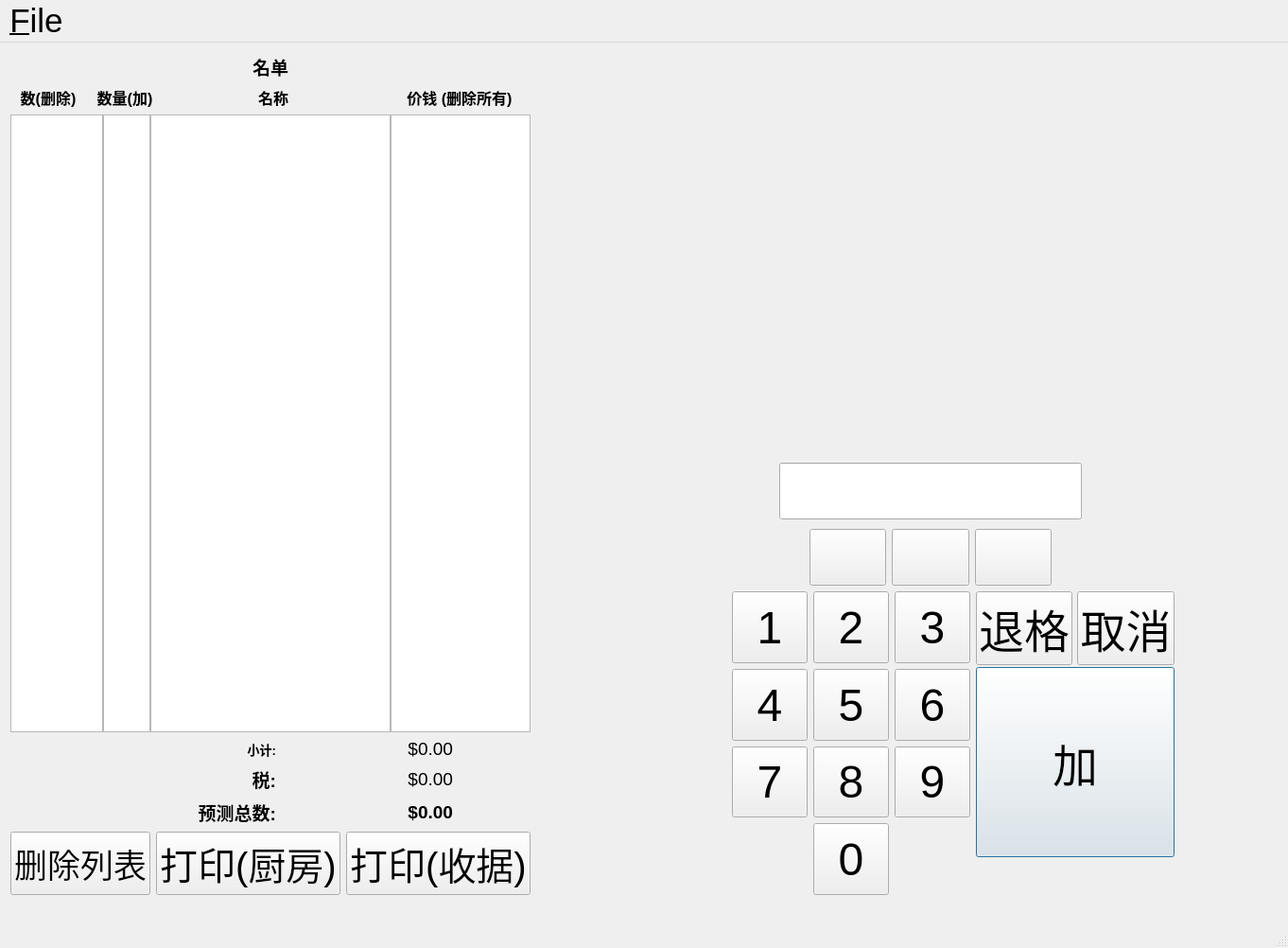
<?xml version="1.0" encoding="UTF-8"?>
<ui version="4.0">
 <class>MainWindow</class>
 <widget class="QMainWindow" name="MainWindow">
  <property name="geometry">
   <rect>
    <x>0</x>
    <y>0</y>
    <width>1362</width>
    <height>1002</height>
   </rect>
  </property>
  <property name="font">
   <font>
    <pointsize>26</pointsize>
   </font>
  </property>
  <property name="windowTitle">
   <string>Dynasty Selector (developed by kabicin using the Qt Framework)</string>
  </property>
  <property name="windowIcon">
   <iconset>
    <normaloff>../../Desktop/dh/res/dhlogo.png</normaloff>../../Desktop/dh/res/dhlogo.png</iconset>
  </property>
  <widget class="QWidget" name="centralWidget">
   <layout class="QHBoxLayout" name="horizontalLayout_3">
    <item>
     <layout class="QVBoxLayout" name="verticalLayout_2">
      <item>
       <layout class="QHBoxLayout" name="horizontalLayout_4">
        <item>
         <spacer name="horizontalSpacer_5">
          <property name="orientation">
           <enum>Qt::Horizontal</enum>
          </property>
          <property name="sizeHint" stdset="0">
           <size>
            <width>40</width>
            <height>20</height>
           </size>
          </property>
         </spacer>
        </item>
        <item>
         <widget class="QLabel" name="label">
          <property name="sizePolicy">
           <sizepolicy hsizetype="Maximum" vsizetype="Maximum">
            <horstretch>0</horstretch>
            <verstretch>0</verstretch>
           </sizepolicy>
          </property>
          <property name="font">
           <font>
            <pointsize>14</pointsize>
            <weight>75</weight>
            <bold>true</bold>
            <underline>false</underline>
           </font>
          </property>
          <property name="text">
           <string>名单</string>
          </property>
         </widget>
        </item>
        <item>
         <spacer name="horizontalSpacer_6">
          <property name="orientation">
           <enum>Qt::Horizontal</enum>
          </property>
          <property name="sizeHint" stdset="0">
           <size>
            <width>40</width>
            <height>20</height>
           </size>
          </property>
         </spacer>
        </item>
       </layout>
      </item>
      <item>
       <layout class="QHBoxLayout" name="horizontalLayout_8">
        <item>
         <widget class="QLabel" name="labelItemIdMinus">
          <property name="sizePolicy">
           <sizepolicy hsizetype="Maximum" vsizetype="Preferred">
            <horstretch>0</horstretch>
            <verstretch>0</verstretch>
           </sizepolicy>
          </property>
          <property name="maximumSize">
           <size>
            <width>80</width>
            <height>16777215</height>
           </size>
          </property>
          <property name="font">
           <font>
            <pointsize>12</pointsize>
            <weight>75</weight>
            <italic>false</italic>
            <bold>true</bold>
           </font>
          </property>
          <property name="text">
           <string>数(删除)</string>
          </property>
          <property name="alignment">
           <set>Qt::AlignCenter</set>
          </property>
         </widget>
        </item>
        <item>
         <widget class="QLabel" name="labelQuantityAdd">
          <property name="sizePolicy">
           <sizepolicy hsizetype="Maximum" vsizetype="Preferred">
            <horstretch>0</horstretch>
            <verstretch>0</verstretch>
           </sizepolicy>
          </property>
          <property name="minimumSize">
           <size>
            <width>49</width>
            <height>0</height>
           </size>
          </property>
          <property name="maximumSize">
           <size>
            <width>70</width>
            <height>16777215</height>
           </size>
          </property>
          <property name="font">
           <font>
            <pointsize>12</pointsize>
            <weight>75</weight>
            <bold>true</bold>
           </font>
          </property>
          <property name="text">
           <string>数量(加)</string>
          </property>
          <property name="alignment">
           <set>Qt::AlignCenter</set>
          </property>
         </widget>
        </item>
        <item>
         <widget class="QLabel" name="label_7">
          <property name="maximumSize">
           <size>
            <width>16777215</width>
            <height>20</height>
           </size>
          </property>
          <property name="font">
           <font>
            <pointsize>12</pointsize>
            <weight>75</weight>
            <bold>true</bold>
           </font>
          </property>
          <property name="text">
           <string>名称</string>
          </property>
          <property name="alignment">
           <set>Qt::AlignCenter</set>
          </property>
         </widget>
        </item>
        <item>
         <widget class="QLabel" name="labelPriceDelete">
          <property name="sizePolicy">
           <sizepolicy hsizetype="Maximum" vsizetype="Preferred">
            <horstretch>0</horstretch>
            <verstretch>0</verstretch>
           </sizepolicy>
          </property>
          <property name="minimumSize">
           <size>
            <width>150</width>
            <height>20</height>
           </size>
          </property>
          <property name="maximumSize">
           <size>
            <width>150</width>
            <height>20</height>
           </size>
          </property>
          <property name="font">
           <font>
            <pointsize>12</pointsize>
            <weight>75</weight>
            <bold>true</bold>
           </font>
          </property>
          <property name="text">
           <string>价钱 (删除所有)</string>
          </property>
          <property name="alignment">
           <set>Qt::AlignCenter</set>
          </property>
         </widget>
        </item>
       </layout>
      </item>
      <item>
       <layout class="QHBoxLayout" name="horizontalLayout_5">
        <property name="spacing">
         <number>0</number>
        </property>
        <item>
         <widget class="QListWidget" name="listWidget_4">
          <property name="maximumSize">
           <size>
            <width>100</width>
            <height>16777215</height>
           </size>
          </property>
          <property name="font">
           <font>
            <pointsize>26</pointsize>
           </font>
          </property>
          <property name="verticalScrollBarPolicy">
           <enum>Qt::ScrollBarAlwaysOff</enum>
          </property>
          <property name="horizontalScrollBarPolicy">
           <enum>Qt::ScrollBarAlwaysOff</enum>
          </property>
          <property name="autoScrollMargin">
           <number>16</number>
          </property>
          <property name="alternatingRowColors">
           <bool>true</bool>
          </property>
         </widget>
        </item>
        <item>
         <widget class="QListWidget" name="listWidget_3">
          <property name="sizePolicy">
           <sizepolicy hsizetype="Maximum" vsizetype="Expanding">
            <horstretch>0</horstretch>
            <verstretch>0</verstretch>
           </sizepolicy>
          </property>
          <property name="minimumSize">
           <size>
            <width>50</width>
            <height>0</height>
           </size>
          </property>
          <property name="maximumSize">
           <size>
            <width>50</width>
            <height>16777215</height>
           </size>
          </property>
          <property name="font">
           <font>
            <pointsize>26</pointsize>
           </font>
          </property>
          <property name="verticalScrollBarPolicy">
           <enum>Qt::ScrollBarAlwaysOff</enum>
          </property>
          <property name="horizontalScrollBarPolicy">
           <enum>Qt::ScrollBarAlwaysOff</enum>
          </property>
          <property name="autoScroll">
           <bool>true</bool>
          </property>
          <property name="autoScrollMargin">
           <number>16</number>
          </property>
          <property name="alternatingRowColors">
           <bool>true</bool>
          </property>
          <property name="selectionMode">
           <enum>QAbstractItemView::NoSelection</enum>
          </property>
         </widget>
        </item>
        <item>
         <widget class="QListWidget" name="listWidget">
          <property name="font">
           <font>
            <pointsize>26</pointsize>
           </font>
          </property>
          <property name="verticalScrollBarPolicy">
           <enum>Qt::ScrollBarAlwaysOff</enum>
          </property>
          <property name="horizontalScrollBarPolicy">
           <enum>Qt::ScrollBarAsNeeded</enum>
          </property>
          <property name="alternatingRowColors">
           <bool>true</bool>
          </property>
         </widget>
        </item>
        <item>
         <widget class="QListWidget" name="listWidget_2">
          <property name="sizePolicy">
           <sizepolicy hsizetype="Maximum" vsizetype="Expanding">
            <horstretch>0</horstretch>
            <verstretch>0</verstretch>
           </sizepolicy>
          </property>
          <property name="minimumSize">
           <size>
            <width>100</width>
            <height>0</height>
           </size>
          </property>
          <property name="maximumSize">
           <size>
            <width>150</width>
            <height>16777215</height>
           </size>
          </property>
          <property name="font">
           <font>
            <pointsize>26</pointsize>
           </font>
          </property>
          <property name="verticalScrollBarPolicy">
           <enum>Qt::ScrollBarAsNeeded</enum>
          </property>
          <property name="alternatingRowColors">
           <bool>true</bool>
          </property>
         </widget>
        </item>
       </layout>
      </item>
      <item>
       <layout class="QVBoxLayout" name="verticalLayout_5">
        <item>
         <layout class="QHBoxLayout" name="horizontalLayout_7">
          <item>
           <widget class="QLabel" name="label_2">
            <property name="sizePolicy">
             <sizepolicy hsizetype="Maximum" vsizetype="Preferred">
              <horstretch>0</horstretch>
              <verstretch>0</verstretch>
             </sizepolicy>
            </property>
            <property name="maximumSize">
             <size>
              <width>200</width>
              <height>16777215</height>
             </size>
            </property>
            <property name="font">
             <font>
              <pointsize>10</pointsize>
              <weight>75</weight>
              <bold>true</bold>
             </font>
            </property>
            <property name="text">
             <string>小计:</string>
            </property>
            <property name="alignment">
             <set>Qt::AlignRight|Qt::AlignTrailing|Qt::AlignVCenter</set>
            </property>
           </widget>
          </item>
          <item>
           <widget class="QLabel" name="label_subtotal">
            <property name="sizePolicy">
             <sizepolicy hsizetype="Maximum" vsizetype="Preferred">
              <horstretch>0</horstretch>
              <verstretch>0</verstretch>
             </sizepolicy>
            </property>
            <property name="maximumSize">
             <size>
              <width>100</width>
              <height>16777215</height>
             </size>
            </property>
            <property name="font">
             <font>
              <pointsize>14</pointsize>
              <weight>50</weight>
              <bold>false</bold>
             </font>
            </property>
            <property name="text">
             <string>$0.00</string>
            </property>
            <property name="alignment">
             <set>Qt::AlignRight|Qt::AlignTrailing|Qt::AlignVCenter</set>
            </property>
           </widget>
          </item>
         </layout>
        </item>
        <item>
         <layout class="QHBoxLayout" name="horizontalLayout_9">
          <item>
           <widget class="QLabel" name="label_3">
            <property name="sizePolicy">
             <sizepolicy hsizetype="Maximum" vsizetype="Preferred">
              <horstretch>0</horstretch>
              <verstretch>0</verstretch>
             </sizepolicy>
            </property>
            <property name="maximumSize">
             <size>
              <width>200</width>
              <height>16777215</height>
             </size>
            </property>
            <property name="font">
             <font>
              <pointsize>14</pointsize>
              <weight>75</weight>
              <bold>true</bold>
             </font>
            </property>
            <property name="text">
             <string>税:</string>
            </property>
            <property name="alignment">
             <set>Qt::AlignRight|Qt::AlignTrailing|Qt::AlignVCenter</set>
            </property>
           </widget>
          </item>
          <item>
           <widget class="QLabel" name="label_tax">
            <property name="sizePolicy">
             <sizepolicy hsizetype="Maximum" vsizetype="Preferred">
              <horstretch>0</horstretch>
              <verstretch>0</verstretch>
             </sizepolicy>
            </property>
            <property name="maximumSize">
             <size>
              <width>100</width>
              <height>16777215</height>
             </size>
            </property>
            <property name="font">
             <font>
              <pointsize>14</pointsize>
              <weight>50</weight>
              <bold>false</bold>
             </font>
            </property>
            <property name="text">
             <string>$0.00</string>
            </property>
            <property name="alignment">
             <set>Qt::AlignRight|Qt::AlignTrailing|Qt::AlignVCenter</set>
            </property>
           </widget>
          </item>
         </layout>
        </item>
        <item>
         <layout class="QHBoxLayout" name="horizontalLayout_10">
          <item>
           <widget class="QLabel" name="label_4">
            <property name="sizePolicy">
             <sizepolicy hsizetype="Maximum" vsizetype="Preferred">
              <horstretch>0</horstretch>
              <verstretch>0</verstretch>
             </sizepolicy>
            </property>
            <property name="maximumSize">
             <size>
              <width>200</width>
              <height>16777215</height>
             </size>
            </property>
            <property name="font">
             <font>
              <pointsize>14</pointsize>
              <weight>75</weight>
              <bold>true</bold>
             </font>
            </property>
            <property name="text">
             <string>预测总数:</string>
            </property>
            <property name="alignment">
             <set>Qt::AlignRight|Qt::AlignTrailing|Qt::AlignVCenter</set>
            </property>
           </widget>
          </item>
          <item>
           <widget class="QLabel" name="label_total">
            <property name="sizePolicy">
             <sizepolicy hsizetype="Maximum" vsizetype="Preferred">
              <horstretch>0</horstretch>
              <verstretch>0</verstretch>
             </sizepolicy>
            </property>
            <property name="maximumSize">
             <size>
              <width>100</width>
              <height>16777215</height>
             </size>
            </property>
            <property name="font">
             <font>
              <pointsize>14</pointsize>
              <weight>75</weight>
              <bold>true</bold>
             </font>
            </property>
            <property name="text">
             <string>$0.00</string>
            </property>
            <property name="alignment">
             <set>Qt::AlignRight|Qt::AlignTrailing|Qt::AlignVCenter</set>
            </property>
           </widget>
          </item>
         </layout>
        </item>
       </layout>
      </item>
      <item>
       <layout class="QHBoxLayout" name="horizontalLayout_6">
        <item>
         <widget class="QPushButton" name="btnClearListWidget">
          <property name="minimumSize">
           <size>
            <width>0</width>
            <height>60</height>
           </size>
          </property>
          <property name="maximumSize">
           <size>
            <width>16777215</width>
            <height>100</height>
           </size>
          </property>
          <property name="text">
           <string>删除列表</string>
          </property>
         </widget>
        </item>
        <item>
         <widget class="QPushButton" name="btnPrintKitchen">
          <property name="sizePolicy">
           <sizepolicy hsizetype="Expanding" vsizetype="Fixed">
            <horstretch>0</horstretch>
            <verstretch>0</verstretch>
           </sizepolicy>
          </property>
          <property name="minimumSize">
           <size>
            <width>0</width>
            <height>60</height>
           </size>
          </property>
          <property name="font">
           <font>
            <pointsize>30</pointsize>
           </font>
          </property>
          <property name="text">
           <string>打印(厨房)</string>
          </property>
         </widget>
        </item>
        <item>
         <widget class="QPushButton" name="btnPrint">
          <property name="sizePolicy">
           <sizepolicy hsizetype="Expanding" vsizetype="Fixed">
            <horstretch>0</horstretch>
            <verstretch>0</verstretch>
           </sizepolicy>
          </property>
          <property name="minimumSize">
           <size>
            <width>0</width>
            <height>60</height>
           </size>
          </property>
          <property name="font">
           <font>
            <pointsize>30</pointsize>
           </font>
          </property>
          <property name="text">
           <string>打印(收据)</string>
          </property>
         </widget>
        </item>
       </layout>
      </item>
     </layout>
    </item>
    <item>
     <spacer name="horizontalSpacer_9">
      <property name="orientation">
       <enum>Qt::Horizontal</enum>
      </property>
      <property name="sizeType">
       <enum>QSizePolicy::Minimum</enum>
      </property>
      <property name="sizeHint" stdset="0">
       <size>
        <width>50</width>
        <height>20</height>
       </size>
      </property>
     </spacer>
    </item>
    <item>
     <layout class="QVBoxLayout" name="verticalLayout_4">
      <item>
       <layout class="QVBoxLayout" name="verticalLayout_3">
        <item>
         <spacer name="verticalSpacer_2">
          <property name="orientation">
           <enum>Qt::Vertical</enum>
          </property>
          <property name="sizeHint" stdset="0">
           <size>
            <width>20</width>
            <height>40</height>
           </size>
          </property>
         </spacer>
        </item>
        <item>
         <widget class="QLabel" name="labelFood_1">
          <property name="enabled">
           <bool>true</bool>
          </property>
          <property name="maximumSize">
           <size>
            <width>16777215</width>
            <height>50</height>
           </size>
          </property>
          <property name="font">
           <font>
            <family>MS Sans Serif</family>
            <pointsize>22</pointsize>
           </font>
          </property>
          <property name="text">
           <string/>
          </property>
          <property name="alignment">
           <set>Qt::AlignCenter</set>
          </property>
         </widget>
        </item>
        <item>
         <widget class="QLabel" name="labelFood_2">
          <property name="enabled">
           <bool>true</bool>
          </property>
          <property name="maximumSize">
           <size>
            <width>16777215</width>
            <height>50</height>
           </size>
          </property>
          <property name="font">
           <font>
            <pointsize>20</pointsize>
           </font>
          </property>
          <property name="text">
           <string/>
          </property>
          <property name="alignment">
           <set>Qt::AlignCenter</set>
          </property>
         </widget>
        </item>
        <item>
         <widget class="QLabel" name="labelFood_3">
          <property name="enabled">
           <bool>true</bool>
          </property>
          <property name="maximumSize">
           <size>
            <width>16777215</width>
            <height>75</height>
           </size>
          </property>
          <property name="font">
           <font>
            <pointsize>48</pointsize>
           </font>
          </property>
          <property name="text">
           <string/>
          </property>
          <property name="alignment">
           <set>Qt::AlignCenter</set>
          </property>
         </widget>
        </item>
        <item>
         <widget class="QLabel" name="labelFood_4">
          <property name="enabled">
           <bool>true</bool>
          </property>
          <property name="maximumSize">
           <size>
            <width>16777215</width>
            <height>50</height>
           </size>
          </property>
          <property name="font">
           <font>
            <pointsize>20</pointsize>
           </font>
          </property>
          <property name="text">
           <string/>
          </property>
          <property name="alignment">
           <set>Qt::AlignCenter</set>
          </property>
         </widget>
        </item>
        <item>
         <layout class="QVBoxLayout" name="verticalLayout">
          <item>
           <layout class="QHBoxLayout" name="horizontalLayout">
            <item>
             <spacer name="horizontalSpacer">
              <property name="orientation">
               <enum>Qt::Horizontal</enum>
              </property>
              <property name="sizeHint" stdset="0">
               <size>
                <width>100</width>
                <height>20</height>
               </size>
              </property>
             </spacer>
            </item>
            <item>
             <widget class="QLineEdit" name="lineEditNum">
              <property name="sizePolicy">
               <sizepolicy hsizetype="Minimum" vsizetype="Minimum">
                <horstretch>0</horstretch>
                <verstretch>0</verstretch>
               </sizepolicy>
              </property>
              <property name="minimumSize">
               <size>
                <width>320</width>
                <height>60</height>
               </size>
              </property>
              <property name="maximumSize">
               <size>
                <width>200</width>
                <height>48</height>
               </size>
              </property>
              <property name="font">
               <font>
                <pointsize>36</pointsize>
               </font>
              </property>
              <property name="locale">
               <locale language="English" country="Canada"/>
              </property>
              <property name="text">
               <string/>
              </property>
              <property name="alignment">
               <set>Qt::AlignCenter</set>
              </property>
              <property name="placeholderText">
               <string/>
              </property>
             </widget>
            </item>
            <item>
             <spacer name="horizontalSpacer_2">
              <property name="orientation">
               <enum>Qt::Horizontal</enum>
              </property>
              <property name="sizeType">
               <enum>QSizePolicy::Expanding</enum>
              </property>
              <property name="sizeHint" stdset="0">
               <size>
                <width>100</width>
                <height>20</height>
               </size>
              </property>
             </spacer>
            </item>
           </layout>
          </item>
          <item>
           <spacer name="verticalSpacer_3">
            <property name="orientation">
             <enum>Qt::Vertical</enum>
            </property>
            <property name="sizeType">
             <enum>QSizePolicy::Minimum</enum>
            </property>
            <property name="sizeHint" stdset="0">
             <size>
              <width>20</width>
              <height>10</height>
             </size>
            </property>
           </spacer>
          </item>
          <item>
           <layout class="QHBoxLayout" name="horizontalLayout_12">
            <item>
             <spacer name="horizontalSpacer_7">
              <property name="orientation">
               <enum>Qt::Horizontal</enum>
              </property>
              <property name="sizeType">
               <enum>QSizePolicy::Expanding</enum>
              </property>
              <property name="sizeHint" stdset="0">
               <size>
                <width>265</width>
                <height>20</height>
               </size>
              </property>
             </spacer>
            </item>
            <item>
             <widget class="QPushButton" name="btn_A">
              <property name="sizePolicy">
               <sizepolicy hsizetype="Minimum" vsizetype="Minimum">
                <horstretch>0</horstretch>
                <verstretch>0</verstretch>
               </sizepolicy>
              </property>
              <property name="minimumSize">
               <size>
                <width>60</width>
                <height>60</height>
               </size>
              </property>
              <property name="maximumSize">
               <size>
                <width>16777215</width>
                <height>85</height>
               </size>
              </property>
              <property name="font">
               <font>
                <pointsize>28</pointsize>
               </font>
              </property>
              <property name="text">
               <string/>
              </property>
             </widget>
            </item>
            <item>
             <widget class="QPushButton" name="btn_B">
              <property name="sizePolicy">
               <sizepolicy hsizetype="Minimum" vsizetype="Minimum">
                <horstretch>0</horstretch>
                <verstretch>0</verstretch>
               </sizepolicy>
              </property>
              <property name="minimumSize">
               <size>
                <width>60</width>
                <height>60</height>
               </size>
              </property>
              <property name="maximumSize">
               <size>
                <width>16777215</width>
                <height>85</height>
               </size>
              </property>
              <property name="font">
               <font>
                <pointsize>28</pointsize>
               </font>
              </property>
              <property name="text">
               <string/>
              </property>
             </widget>
            </item>
            <item>
             <widget class="QPushButton" name="btn_C">
              <property name="sizePolicy">
               <sizepolicy hsizetype="Minimum" vsizetype="Minimum">
                <horstretch>0</horstretch>
                <verstretch>0</verstretch>
               </sizepolicy>
              </property>
              <property name="minimumSize">
               <size>
                <width>60</width>
                <height>60</height>
               </size>
              </property>
              <property name="maximumSize">
               <size>
                <width>16777215</width>
                <height>85</height>
               </size>
              </property>
              <property name="font">
               <font>
                <pointsize>28</pointsize>
               </font>
              </property>
              <property name="text">
               <string/>
              </property>
             </widget>
            </item>
            <item>
             <spacer name="horizontalSpacer_8">
              <property name="orientation">
               <enum>Qt::Horizontal</enum>
              </property>
              <property name="sizeType">
               <enum>QSizePolicy::Expanding</enum>
              </property>
              <property name="sizeHint" stdset="0">
               <size>
                <width>265</width>
                <height>20</height>
               </size>
              </property>
             </spacer>
            </item>
           </layout>
          </item>
          <item>
           <layout class="QHBoxLayout" name="horizontalLayout_2">
            <item>
             <layout class="QGridLayout" name="gridLayout">
              <item row="0" column="1">
               <widget class="QPushButton" name="btnOne">
                <property name="sizePolicy">
                 <sizepolicy hsizetype="Minimum" vsizetype="Minimum">
                  <horstretch>0</horstretch>
                  <verstretch>0</verstretch>
                 </sizepolicy>
                </property>
                <property name="minimumSize">
                 <size>
                  <width>60</width>
                  <height>60</height>
                 </size>
                </property>
                <property name="maximumSize">
                 <size>
                  <width>16777215</width>
                  <height>100</height>
                 </size>
                </property>
                <property name="font">
                 <font>
                  <pointsize>36</pointsize>
                 </font>
                </property>
                <property name="text">
                 <string>1</string>
                </property>
               </widget>
              </item>
              <item row="1" column="2">
               <widget class="QPushButton" name="btnFive">
                <property name="sizePolicy">
                 <sizepolicy hsizetype="Minimum" vsizetype="Minimum">
                  <horstretch>0</horstretch>
                  <verstretch>0</verstretch>
                 </sizepolicy>
                </property>
                <property name="minimumSize">
                 <size>
                  <width>60</width>
                  <height>60</height>
                 </size>
                </property>
                <property name="maximumSize">
                 <size>
                  <width>16777215</width>
                  <height>100</height>
                 </size>
                </property>
                <property name="font">
                 <font>
                  <pointsize>36</pointsize>
                 </font>
                </property>
                <property name="text">
                 <string>5</string>
                </property>
               </widget>
              </item>
              <item row="0" column="2">
               <widget class="QPushButton" name="btnTwo">
                <property name="sizePolicy">
                 <sizepolicy hsizetype="Minimum" vsizetype="Minimum">
                  <horstretch>0</horstretch>
                  <verstretch>0</verstretch>
                 </sizepolicy>
                </property>
                <property name="minimumSize">
                 <size>
                  <width>60</width>
                  <height>60</height>
                 </size>
                </property>
                <property name="maximumSize">
                 <size>
                  <width>16777215</width>
                  <height>100</height>
                 </size>
                </property>
                <property name="font">
                 <font>
                  <pointsize>36</pointsize>
                 </font>
                </property>
                <property name="text">
                 <string>2</string>
                </property>
               </widget>
              </item>
              <item row="3" column="2">
               <widget class="QPushButton" name="btnZero">
                <property name="sizePolicy">
                 <sizepolicy hsizetype="Minimum" vsizetype="Minimum">
                  <horstretch>0</horstretch>
                  <verstretch>0</verstretch>
                 </sizepolicy>
                </property>
                <property name="minimumSize">
                 <size>
                  <width>60</width>
                  <height>60</height>
                 </size>
                </property>
                <property name="maximumSize">
                 <size>
                  <width>16777215</width>
                  <height>100</height>
                 </size>
                </property>
                <property name="font">
                 <font>
                  <pointsize>36</pointsize>
                 </font>
                </property>
                <property name="text">
                 <string>0</string>
                </property>
               </widget>
              </item>
              <item row="2" column="2">
               <widget class="QPushButton" name="btnEight">
                <property name="sizePolicy">
                 <sizepolicy hsizetype="Minimum" vsizetype="Minimum">
                  <horstretch>0</horstretch>
                  <verstretch>0</verstretch>
                 </sizepolicy>
                </property>
                <property name="minimumSize">
                 <size>
                  <width>60</width>
                  <height>60</height>
                 </size>
                </property>
                <property name="maximumSize">
                 <size>
                  <width>16777215</width>
                  <height>100</height>
                 </size>
                </property>
                <property name="font">
                 <font>
                  <pointsize>36</pointsize>
                 </font>
                </property>
                <property name="text">
                 <string>8</string>
                </property>
               </widget>
              </item>
              <item row="2" column="3">
               <widget class="QPushButton" name="btnNine">
                <property name="sizePolicy">
                 <sizepolicy hsizetype="Minimum" vsizetype="Minimum">
                  <horstretch>0</horstretch>
                  <verstretch>0</verstretch>
                 </sizepolicy>
                </property>
                <property name="minimumSize">
                 <size>
                  <width>60</width>
                  <height>60</height>
                 </size>
                </property>
                <property name="maximumSize">
                 <size>
                  <width>16777215</width>
                  <height>100</height>
                 </size>
                </property>
                <property name="font">
                 <font>
                  <pointsize>36</pointsize>
                 </font>
                </property>
                <property name="text">
                 <string>9</string>
                </property>
               </widget>
              </item>
              <item row="2" column="1">
               <widget class="QPushButton" name="btnSeven">
                <property name="sizePolicy">
                 <sizepolicy hsizetype="Minimum" vsizetype="Minimum">
                  <horstretch>0</horstretch>
                  <verstretch>0</verstretch>
                 </sizepolicy>
                </property>
                <property name="minimumSize">
                 <size>
                  <width>60</width>
                  <height>60</height>
                 </size>
                </property>
                <property name="maximumSize">
                 <size>
                  <width>16777215</width>
                  <height>100</height>
                 </size>
                </property>
                <property name="font">
                 <font>
                  <pointsize>36</pointsize>
                 </font>
                </property>
                <property name="text">
                 <string>7</string>
                </property>
               </widget>
              </item>
              <item row="0" column="3">
               <widget class="QPushButton" name="btnThree">
                <property name="sizePolicy">
                 <sizepolicy hsizetype="Minimum" vsizetype="Minimum">
                  <horstretch>0</horstretch>
                  <verstretch>0</verstretch>
                 </sizepolicy>
                </property>
                <property name="minimumSize">
                 <size>
                  <width>60</width>
                  <height>60</height>
                 </size>
                </property>
                <property name="maximumSize">
                 <size>
                  <width>16777215</width>
                  <height>100</height>
                 </size>
                </property>
                <property name="font">
                 <font>
                  <pointsize>36</pointsize>
                 </font>
                </property>
                <property name="text">
                 <string>3</string>
                </property>
               </widget>
              </item>
              <item row="1" column="0">
               <spacer name="horizontalSpacer_3">
                <property name="orientation">
                 <enum>Qt::Horizontal</enum>
                </property>
                <property name="sizeType">
                 <enum>QSizePolicy::Maximum</enum>
                </property>
                <property name="sizeHint" stdset="0">
                 <size>
                  <width>157</width>
                  <height>20</height>
                 </size>
                </property>
               </spacer>
              </item>
              <item row="1" column="3">
               <widget class="QPushButton" name="btnSix">
                <property name="sizePolicy">
                 <sizepolicy hsizetype="Minimum" vsizetype="Minimum">
                  <horstretch>0</horstretch>
                  <verstretch>0</verstretch>
                 </sizepolicy>
                </property>
                <property name="minimumSize">
                 <size>
                  <width>60</width>
                  <height>60</height>
                 </size>
                </property>
                <property name="maximumSize">
                 <size>
                  <width>16777215</width>
                  <height>100</height>
                 </size>
                </property>
                <property name="font">
                 <font>
                  <pointsize>36</pointsize>
                 </font>
                </property>
                <property name="text">
                 <string>6</string>
                </property>
               </widget>
              </item>
              <item row="1" column="1">
               <widget class="QPushButton" name="btnFour">
                <property name="sizePolicy">
                 <sizepolicy hsizetype="Minimum" vsizetype="Minimum">
                  <horstretch>0</horstretch>
                  <verstretch>0</verstretch>
                 </sizepolicy>
                </property>
                <property name="minimumSize">
                 <size>
                  <width>60</width>
                  <height>60</height>
                 </size>
                </property>
                <property name="maximumSize">
                 <size>
                  <width>16777215</width>
                  <height>100</height>
                 </size>
                </property>
                <property name="font">
                 <font>
                  <pointsize>36</pointsize>
                 </font>
                </property>
                <property name="text">
                 <string>4</string>
                </property>
               </widget>
              </item>
             </layout>
            </item>
            <item>
             <layout class="QVBoxLayout" name="verticalLayout_6">
              <property name="spacing">
               <number>0</number>
              </property>
              <item>
               <layout class="QHBoxLayout" name="horizontalLayout_15">
                <property name="spacing">
                 <number>5</number>
                </property>
                <item>
                 <widget class="QPushButton" name="btnBackspace">
                  <property name="sizePolicy">
                   <sizepolicy hsizetype="Maximum" vsizetype="Maximum">
                    <horstretch>0</horstretch>
                    <verstretch>0</verstretch>
                   </sizepolicy>
                  </property>
                  <property name="minimumSize">
                   <size>
                    <width>60</width>
                    <height>60</height>
                   </size>
                  </property>
                  <property name="font">
                   <font>
                    <pointsize>36</pointsize>
                   </font>
                  </property>
                  <property name="text">
                   <string>退格</string>
                  </property>
                 </widget>
                </item>
                <item>
                 <widget class="QPushButton" name="btnClear">
                  <property name="sizePolicy">
                   <sizepolicy hsizetype="Maximum" vsizetype="Maximum">
                    <horstretch>0</horstretch>
                    <verstretch>0</verstretch>
                   </sizepolicy>
                  </property>
                  <property name="minimumSize">
                   <size>
                    <width>60</width>
                    <height>60</height>
                   </size>
                  </property>
                  <property name="font">
                   <font>
                    <pointsize>36</pointsize>
                   </font>
                  </property>
                  <property name="text">
                   <string>取消</string>
                  </property>
                 </widget>
                </item>
               </layout>
              </item>
              <item>
               <spacer name="verticalSpacer_5">
                <property name="orientation">
                 <enum>Qt::Vertical</enum>
                </property>
                <property name="sizeType">
                 <enum>QSizePolicy::Maximum</enum>
                </property>
                <property name="sizeHint" stdset="0">
                 <size>
                  <width>20</width>
                  <height>2</height>
                 </size>
                </property>
               </spacer>
              </item>
              <item>
               <widget class="QPushButton" name="btnGo">
                <property name="sizePolicy">
                 <sizepolicy hsizetype="Maximum" vsizetype="Maximum">
                  <horstretch>0</horstretch>
                  <verstretch>0</verstretch>
                 </sizepolicy>
                </property>
                <property name="minimumSize">
                 <size>
                  <width>210</width>
                  <height>201</height>
                 </size>
                </property>
                <property name="font">
                 <font>
                  <pointsize>36</pointsize>
                 </font>
                </property>
                <property name="text">
                 <string>加</string>
                </property>
                <property name="autoDefault">
                 <bool>false</bool>
                </property>
                <property name="default">
                 <bool>true</bool>
                </property>
               </widget>
              </item>
              <item>
               <spacer name="verticalSpacer_4">
                <property name="orientation">
                 <enum>Qt::Vertical</enum>
                </property>
                <property name="sizeHint" stdset="0">
                 <size>
                  <width>20</width>
                  <height>40</height>
                 </size>
                </property>
               </spacer>
              </item>
             </layout>
            </item>
            <item>
             <spacer name="horizontalSpacer_4">
              <property name="orientation">
               <enum>Qt::Horizontal</enum>
              </property>
              <property name="sizeHint" stdset="0">
               <size>
                <width>20</width>
                <height>20</height>
               </size>
              </property>
             </spacer>
            </item>
           </layout>
          </item>
         </layout>
        </item>
       </layout>
      </item>
     </layout>
    </item>
   </layout>
  </widget>
  <widget class="QMenuBar" name="menuBar">
   <property name="geometry">
    <rect>
     <x>0</x>
     <y>0</y>
     <width>1362</width>
     <height>22</height>
    </rect>
   </property>
   <widget class="QMenu" name="menuFile">
    <property name="title">
     <string>&amp;File</string>
    </property>
    <addaction name="actionAdd_Item"/>
   </widget>
   <addaction name="menuFile"/>
  </widget>
  <widget class="QStatusBar" name="statusBar"/>
  <action name="actionAdd_Item">
   <property name="text">
    <string>Add Item</string>
   </property>
  </action>
 </widget>
 <layoutdefault spacing="6" margin="11"/>
 <tabstops>
  <tabstop>lineEditNum</tabstop>
  <tabstop>btnOne</tabstop>
  <tabstop>btnTwo</tabstop>
  <tabstop>btnThree</tabstop>
  <tabstop>btnFour</tabstop>
  <tabstop>btnFive</tabstop>
  <tabstop>btnSix</tabstop>
  <tabstop>btnSeven</tabstop>
  <tabstop>btnEight</tabstop>
  <tabstop>btnNine</tabstop>
  <tabstop>btnZero</tabstop>
 </tabstops>
 <resources/>
 <connections/>
</ui>
